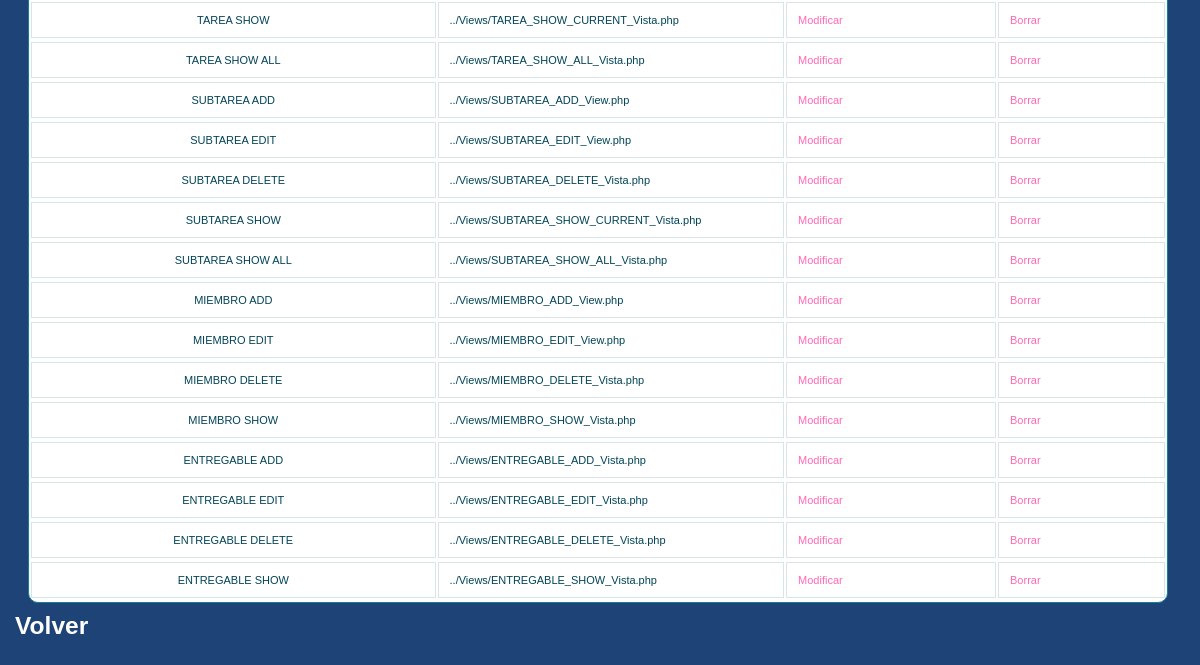
Before: /et3_iu/Controllers/PAGINA_Controller.php (signed in, lower part) with the older database file.
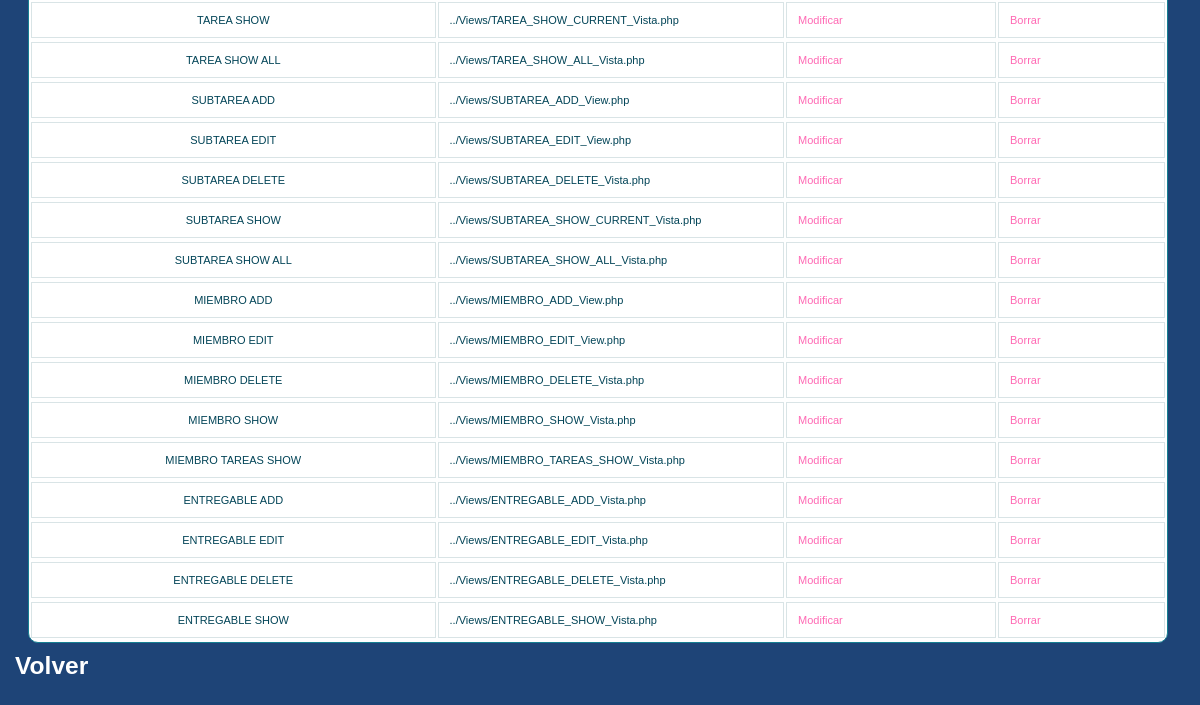
After: the same page with the newer database file.
### tables this page shows
CREATE TABLE IF NOT EXISTS `PAGINA` (
`PAGINA_ID` int(10) NOT NULL,
  `PAGINA_LINK` varchar(50) NOT NULL,
  `PAGINA_NOM` varchar(80) NOT NULL
);

### et3_iu/Controllers/PAGINA_Controller.php (called while the page is built, shortened)
<?php
include '../Models/PAGINA_Model.php';
	Switch ($_REQUEST['accion']) {
		default:
			if (!isset($_REQUEST['PAGINA_NOM'])) {
				$pagina = new Pagina('', '');
			} else {
				$pagina = get_data_form();
			}
			$datos = $pagina->ConsultarTodo();
			if (!tienePermisos('Pagina_Default')) {
				new Mensaje('No tienes los permisos necesarios', '../Views/DEFAULT_Vista.php');
			} else {
				new Pagina_Default($datos, '../Views/DEFAULT_Vista.php');
			}
	}
?>

### et3_iu/Models/PAGINA_Model.php (called while the page is built, shortened)
<?php
class Pagina
{
	function ConectarBD()
	{
		$this->mysqli = new mysqli("localhost", "iu2016", "iu2016", "IU2016");
	}
    function ConsultarTodo()
    {
        $sql = "select PAGINA_ID, PAGINA_NOM, PAGINA_LINK from PAGINA ORDER BY PAGINA_ID";
        if (!($resultado = $this->mysqli->query($sql))){
            return 'Error en la consulta sobre la base de datos';
        }
        else{
            $toret=array();
            $i=0;
            while ($fila= $resultado->fetch_array()) {
                $toret[$i]=$fila;
                $i++;
            }
            return $toret;
        }
    }
}

### et3_iu/Views/PAGINA_SHOW_ALL_Vista.php (the view, shortened to what this page needs)
<?php
class Pagina_default{
	private $datos;
	private $volver;
	function __construct($array, $volver){
		$this->datos = $array;
		$this->volver = $volver;
		$this->render();
	}
	function render(){
		?>
        <link rel="stylesheet" href="../Styles/styles.css" type="text/css" media="screen" />
		<head></head>
			<p>
				<h2>
					<div>
						<?php
						$lista = array('PAGINA_NOM','PAGINA_LINK');
						?>
						<head>
							<link rel="stylesheet" href="../Styles/styles.css" type="text/css" media="screen" />
							<link rel="stylesheet" type="text/css" href="../Styles/print.css" media="print" />
						</head>
						<div id="wrapper">
						<table id="btable" border = 1>
							<?php
							for ($j=0;$j<count($this->datos);$j++){
								echo "<tr>";
								foreach ($this->datos [$j] as $clave => $valor) {
									for ($i = 0; $i < count($lista); $i++) {
										if ($clave === $lista[$i]) {
											?>
											<?php
											echo "<td>";
											echo $valor;
											echo "</td>";
										}
									}
								}
								?>
								<td>
									<a href='PAGINA_Controller.php?PAGINA_NOM=<?php echo $this->datos[$j]['PAGINA_NOM'] . '&accion='.$strings['Modificar']; ?>'><?php echo $strings['Modificar'] ?></a>
								</td>
								<td>
									<a href='PAGINA_Controller.php?PAGINA_NOM=<?php echo $this->datos[$j]['PAGINA_NOM'] . '&accion='.$strings['Borrar']; ?>'><?php echo $strings['Borrar'] ?></a>
								</td>
								<?php
								echo "<tr>";
							}
							?>
						</table>
					</div>
					<h3>
			<p>
				<?php
				echo '<a class="form-link" href=\'' . $this->volver . "'>" . $strings['Volver'] . " </a>";
				?>
				</h3>
			</p>
		<?php
	}
}

### et3_iu/Styles/styles.css (style rules this page uses)
* { margin: 0; padding: 0; }
#wrapper { width: 1140px; margin: 0 auto; margin-top: 5px; margin-bottom: 5px; }
h1,h2,h3,h4,h5,h6 { font-weight: bold; clear: both; color: #333; list-style-type:none; }
p { margin-bottom: 18px; }
table { white-space: normal; line-height: normal; font-weight: normal; font-size: small; font-style: normal; color: black; text-align: center; font-variant: normal; border-color: gray; background-color: white; }
#btable { white-space: normal; line-height: normal; font-weight: normal; font-size: 11px; font-style: normal; color: black; text-align: center; font-variant: normal; border-color: gray; background-color: white; margin-left: -2px; }
#btable { width: 100%; overflow: hidden; background: #FFF; color: #024457; border-radius: 10px; border: 1px solid #167F92; }
#btable tr { border: 1px solid #D9E4E6; }
#btable tr:nth-child(odd) { background-color: #EAF3F3; }
#content h1, h2, h3, h4, h5, h6 { color: #333; margin: 0 0 20px 0; line-height: 1.5em; }
* { margin-top: 4px; }
.form-link { color: white !important; margin-left: 15px; }

Changed rows visible on the page:
added pagina: PAGINA_NOM "MIEMBRO TAREAS SHOW", PAGINA_LINK "../Views/MIEMBRO_TAREAS_SHOW_Vista.php"
Other visible differences:
new list line: "ENTREGABLE ADD ../Views/ENTREGABLE_ADD_Vista.php"
new list line: "ENTREGABLE EDIT ../Views/ENTREGABLE_EDIT_Vista.php"
new list line: "ENTREGABLE DELETE ../Views/ENTREGABLE_DELETE_Vista.php"
new list line: "ENTREGABLE SHOW ../Views/ENTREGABLE_SHOW_Vista.php"
new list line: "Modificar Borrar"
list line gone: "ENTREGABLE ADD ../Views/ENTREGABLE_ADD_Vista.php"
list line gone: "ENTREGABLE EDIT ../Views/ENTREGABLE_EDIT_Vista.php"
list line gone: "ENTREGABLE DELETE ../Views/ENTREGABLE_DELETE_Vista.php"
list line gone: "ENTREGABLE SHOW ../Views/ENTREGABLE_SHOW_Vista.php"
